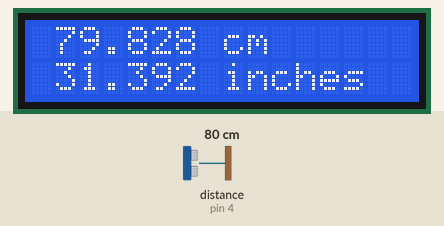
Simulated run of this sketch. Board: Arduino Uno, built with avr-gcc and run on an emulated ATmega328P. On the bench: 16×2 character LCD. Wiring (inferred from the names in the program): ultrasonic range finder: trigger pin 5; echo pin 4. Inputs (shaded band) come from the test bench; at power-on: distance to the obstacle (sensor on pin 4) 80 cm. The echo pulse lasts 58.3 µs per cm.

Above: at 1.2 s.
1.3 s: distance to the obstacle (sensor on pin 4) set to 9 cm
At 1.9 s:
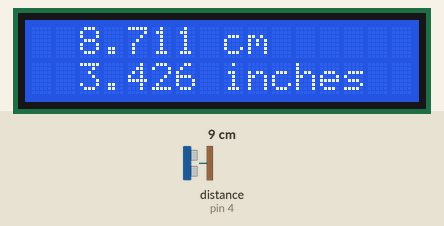
3.5 s: distance to the obstacle (sensor on pin 4) set to 120 cm
At 4.3 s:
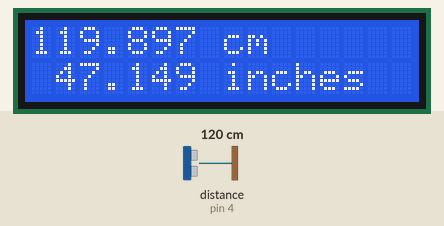
5.0 s: distance to the obstacle (sensor on pin 4) set to 18 cm
At 7.2 s:
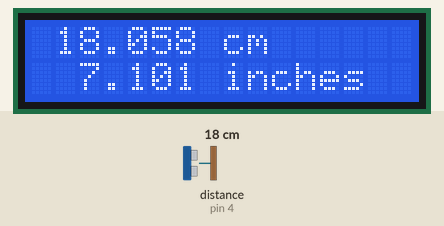
Timing chart, 0 to 8.7 s (numbered marks = the images above; inputs shaded):
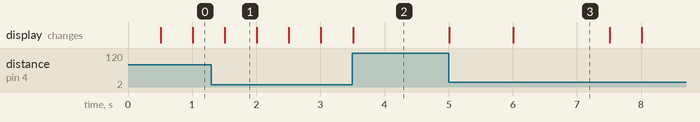

The sketch:

lcd_sonar_nano.ino
```cpp
#include <LiquidCrystal.h>

LiquidCrystal lcd(12, 11, 10, 9, 8, 7);

const byte trigPin = 5;
const byte echoPin = 4;

unsigned long lastMillis = 0;

void setup()
{
  int error;
  pinMode(trigPin, OUTPUT);
  pinMode(echoPin, INPUT);

  lcd.begin(16, 2); // initialize the lcd
}

void loop()
{
  unsigned long currentMillis = millis();
  double duration;
  double cm;
  double inches;

  if (currentMillis - lastMillis >= 500)
  {
    lastMillis = currentMillis;
    //lcd.home();
    //lcd.clear();
    // The sensor is triggered by a HIGH pulse of 10 or more microseconds.
    // Give a short LOW pulse beforehand to ensure a clean HIGH pulse:
    digitalWrite(trigPin, LOW);
    delayMicroseconds(5);
    digitalWrite(trigPin, HIGH);
    delayMicroseconds(10);
    digitalWrite(trigPin, LOW);
    // Read the signal from the sensor: a HIGH pulse whose
    // duration is the time (in microseconds) from the sending
    // of the ping to the reception of its echo off of an object.
    pinMode(echoPin, INPUT);
    duration = pulseIn(echoPin, HIGH);
    // convert the time into a distance
    cm = (duration / 2) / 29.1;
    if (cm < 400)
    {
      for (int i = 0; i < 2; i++)
      {
        lcd.setCursor(15, i);
        lcd.print(" ");
      }
      lcd.setCursor(0, 0);
      if (cm < 100)
      {
        lcd.print(" ");
        if (cm < 10)
          lcd.print(" ");
      }
      lcd.print(cm, 3);
      lcd.print(" cm");
      inches = (duration / 2) / 74;
      lcd.setCursor(0, 1);
      if (inches < 100)
      {
        lcd.print(" ");
        if (inches < 10)
          lcd.print(" ");
      }
      lcd.print(inches, 3);
      lcd.print(" inches");
    }
    else
    {
      for (int i = 0; i < 2; i++)
      {
        lcd.setCursor(15, i);
        lcd.print("*");
      }
    }
    /*
    else
    {
      lcd.clear();
      lcd.setCursor(0, 0);
      //         01234567890123456
      lcd.print("Dist > 400 cm");
      lcd.setCursor(0, 1);
      lcd.print("                ");
    }
    */
  }
}
```

Measured:
- after the input at 1.3 s, the display: changes after 0.21 s (image 1)
- after the input at 3.5 s, the display: changes at once (image 2)
- after the input at 5.0 s, the display: first changes at once (image 3 shows a later state)
- what the display in image 1 shows lasts 0.5 s, from 1.5 s to 2.0 s
